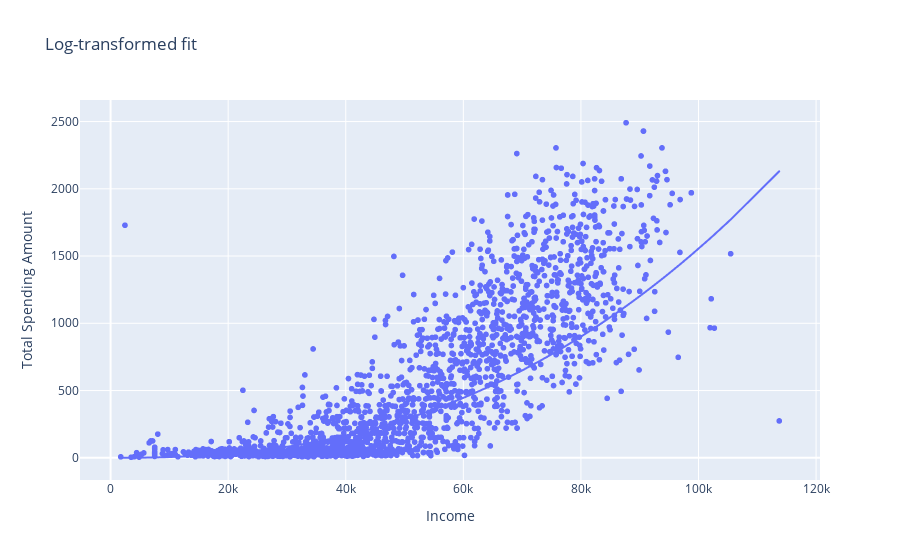

Notebook cell for this chart:
### Code cell
# How does the amount spent on different food categories (sweets, meat, fish, fruits) vary among different income groups?
# Plotting a scatter plot with the regression line. I am using plotly here because for me it is the shortest way of getting a scatter plot with a non-linear regression line.
# Another perk of using plotly is that accessing the index of the outliers is much easier:

figure = px.scatter(df,
                 x="Income",
                 y="MntTotal",
                 trendline="ols",
                 trendline_options=dict(log_y=True, log_x=True), 
                 title="Log-transformed fit",
                 labels={
                    "Income": "Income",
                    "MntTotal": "Total Spending Amount"},
                  hover_data={'index': (df.index)}
                 )
figure.show()

### Figure 1 — Plotly figure (JSON) as saved in the notebook; plotly's stock layout.template omitted (floating-point values rounded to 4 significant figures; data arrays with more than 128 entries replaced by an {"elided": "..."} marker saying what was removed)
{"data": [{"customdata": {"elided": "2205x1 int values"}, "hovertemplate": "Income=%{x}<br>Total Spending Amount=%{y}<br>index=%{customdata[0]}<extra></extra>", "legendgroup": "", "marker": {"color": "#636efa", "symbol": "circle"}, "mode": "markers", "name": "", "showlegend": false, "type": "scattergl", "x": {"elided": "2205 int values"}, "xaxis": "x", "y": {"elided": "2205 int values"}, "yaxis": "y"}, {"hovertemplate": "<b>OLS trendline</b><br>log10(MntTotal) = 2.44626 * log10(Income) + -9.03964<br>R<sup>2</sup>=0.625248<br><br>Income=%{x}<br>Total Spending Amount=%{y} <b>(trend)</b><extra></extra>", "legendgroup": "", "marker": {"color": "#636efa", "symbol": "circle"}, "mode": "lines", "name": "", "showlegend": false, "type": "scattergl", "x": {"elided": "2205 int values"}, "xaxis": "x", "y": {"elided": "2205 float values"}, "yaxis": "y"}], "layout": {"legend": {"tracegroupgap": 0}, "title": {"text": "Log-transformed fit"}, "xaxis": {"anchor": "y", "domain": [0, 1], "title": {"text": "Income"}}, "yaxis": {"anchor": "x", "domain": [0, 1], "title": {"text": "Total Spending Amount"}}}}
